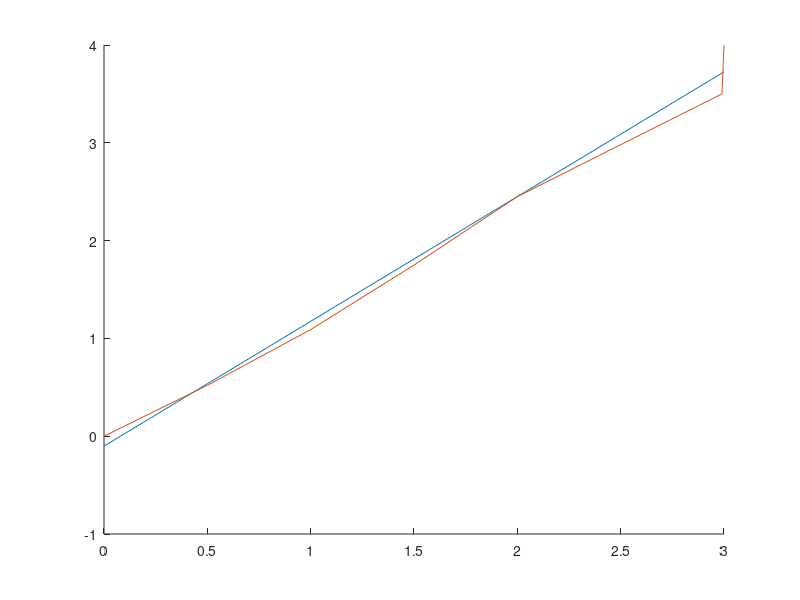

MATLAB code to generate this figure:
alpha = [150; 200; 300; 500; 1000; 2000];
U = [2; 3; 4; 5; 6; 7];

td=[0; 0.5; 1; 1.5; 2; 2.99; 3];
yd=[0; 0.52; 1.09; 1.75; 2.45; 3.5; 4];

A=[ones(size(td)) td];
B = transpose(A) *A;
C =  transpose(A) * yd;

x=B\C; a=x(1); b=x(2); 

n=length(td);
e=norm(A*x-yd)/sqrt(n);

xmq = 0:1/100:3;
ymq = b*xmq + a ;
hold on;
plot(xmq,ymq);
plot(td , yd);
hold off;